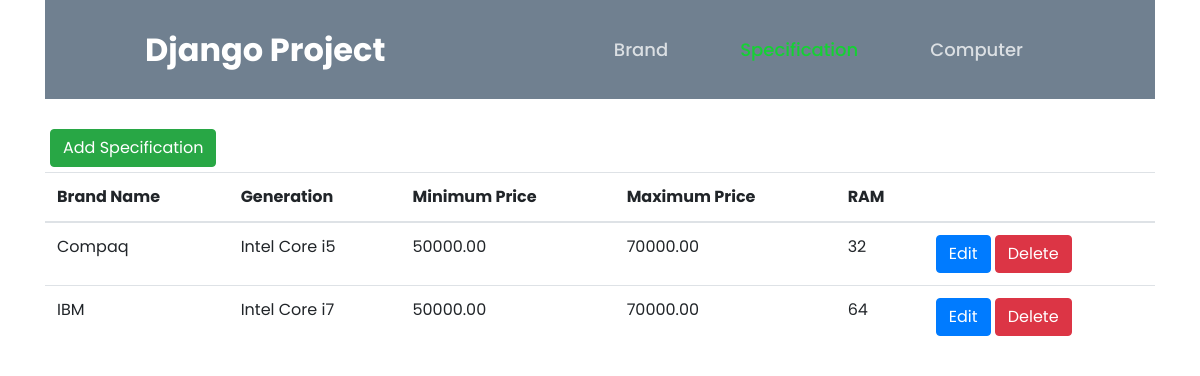
/view_specification, run on an earlier commit of the app's database.
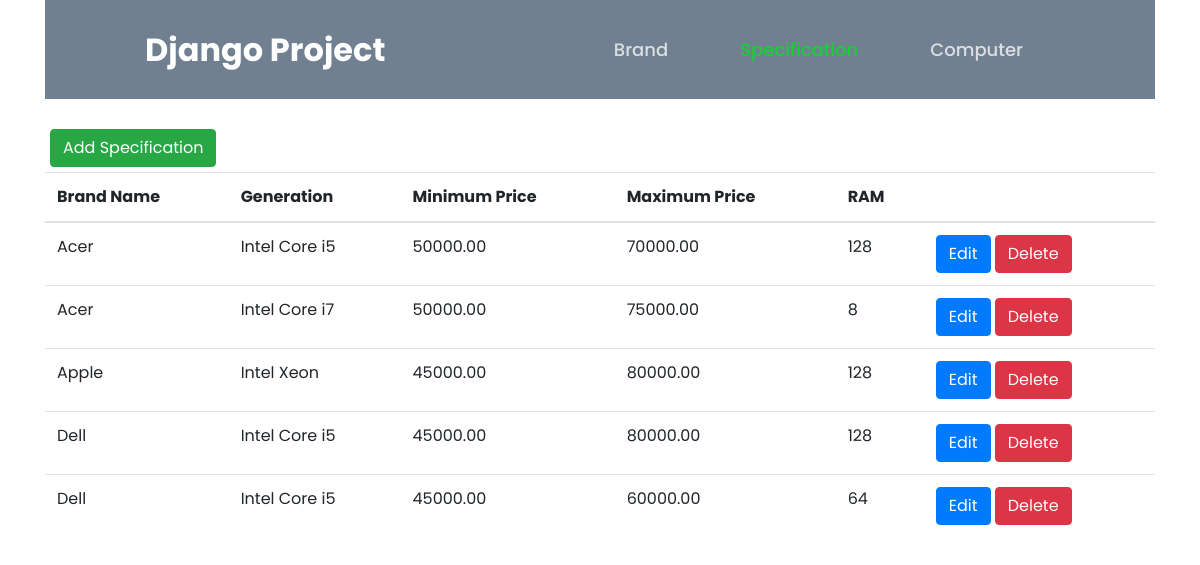
And on a later commit of the database.
### computer/models.py (models this page shows, shortened)
class ComputerSpecification(models.Model):
    generation = models.CharField(max_length=20)
    price_min = models.DecimalField(max_digits=9, decimal_places= 2)
    price_max = models.DecimalField(max_digits=11, decimal_places= 2)
    ram = models.IntegerField()
    brand = models.ForeignKey(ComputerBrand, on_delete=models.CASCADE)

class ComputerBrand(models.Model):
    brand_name = models.CharField(max_length=50)
    logo = models.FileField(validators=[validate_file_size, validate_file_type],upload_to="Brand")
    def __str__(self):
        return self.brand_name

### computer/views.py (the view)
# urls.py: path('view_specification',views.view_specification, name='view_specification'),
def view_specification(request):
    temp = ComputerSpecification.objects.all()
    paginator = Paginator(temp,5 )
    page_number = request.GET.get("page")
    page_obj = paginator.get_page(page_number)
    detail_list = []
    for data in temp:
        detail_list.append({'id': data.id, })
    return render(request,'view_specification.html',{'detail_list': detail_list, 'page_obj': page_obj})

### templates/view_specification.html (shortened to what this page needs)
{% extends 'base.html' %} {% block title %}View Specification{% endblock %} {%
load static %} {%block content%}
<form action="{% url 'computer:add_specification' %}">
  <button type="submit" class="btn btn-success">Add Specification</button>
</form>
<table class="table">
  <thead>
    <tr>
      <th scope="col">Brand Name</th>
      <th scope="col">Generation</th>
      <th scope="col">Minimum Price</th>
      <th scope="col">Maximum Price</th>
      <th scope="col">RAM</th>
      <th scope="col"></th>
    </tr>
  </thead>
  <tbody>
    {%for data in page_obj%}
    <tr>
      <td>{{data.brand}}</td>
      <td>{{data.generation}}</td>
      <td>{{data.price_min}}</td>
      <td>{{data.price_max}}</td>
      <td>{{data.ram}}</td>
      <td>
        <a href="{% url 'computer:update_specification' data.id %}"
          ><button type="submit" class="btn btn-primary">Edit</button></a
        >
        <a href="{% url 'computer:delete_specification' data.id %}"
          ><button class="btn btn-danger" onclick="confirmDelete()">
            Delete
          </button></a
        >
      </td>
    </tr>
    {% endfor %}
  </tbody>
</table>
{%endblock%}

What changed in the data, as far as the page shows it:
removed ComputerSpecification: brand "Compaq", generation "Intel Core i5", price_min "50000.00", price_max "70000.00", ram "32"
removed ComputerSpecification: brand "IBM", generation "Intel Core i7", price_min "50000.00", price_max "70000.00", ram "64"
added ComputerSpecification: brand "Acer", generation "Intel Core i5", price_min "50000.00", price_max "70000.00", ram "128"
added ComputerSpecification: brand "Acer", generation "Intel Core i7", price_min "50000.00", price_max "75000.00", ram "8"
added ComputerSpecification: brand "Apple", generation "Intel Xeon", price_min "45000.00", price_max "80000.00", ram "128"
added ComputerSpecification: brand "Dell", generation "Intel Core i5", price_min "45000.00", price_max "80000.00", ram "128"
added ComputerSpecification: brand "Dell", generation "Intel Core i5", price_min "45000.00", price_max "60000.00", ram "64"
